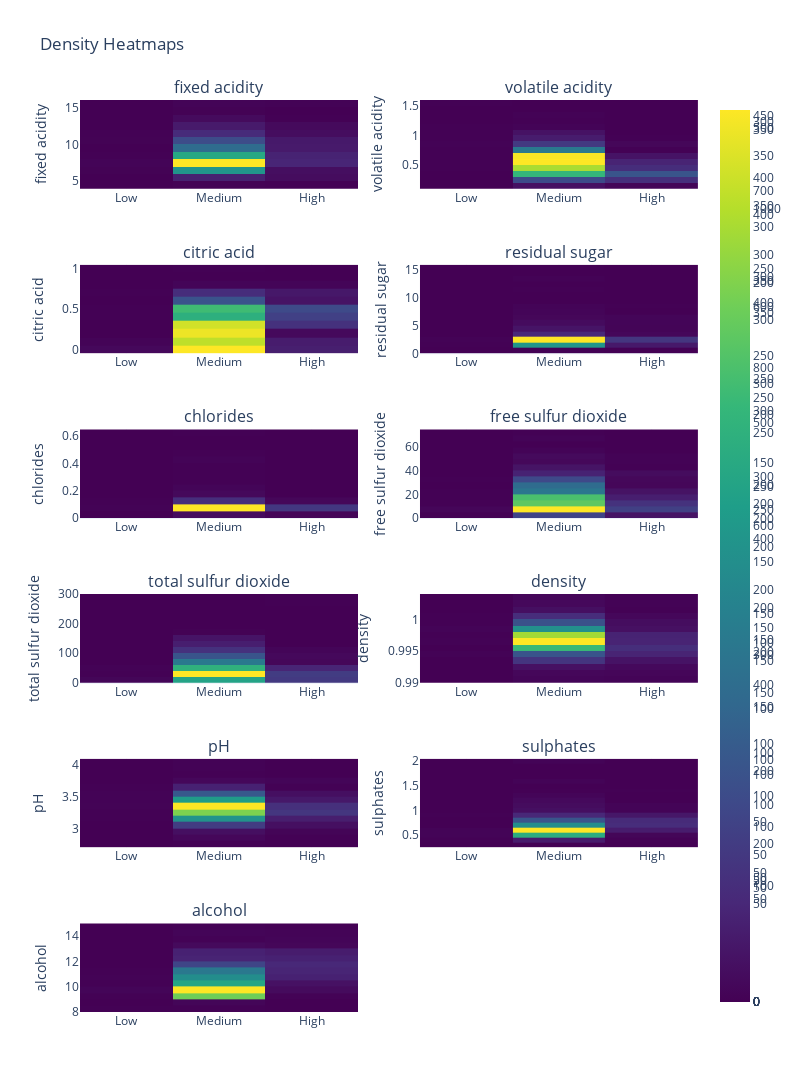

The notebook cell saved with this chart:
### Code cell
# Define the quality mapping dictionary
quality_mapping = {'Low': 1, 'Medium': 2, 'High': 3}

# Apply the quality mapping to create a new column 'quality_mapped'
df_quality_labeled['quality_mapped'] = df_quality_labeled['quality grade'].map(quality_mapping)

# Specify the column variables
column_variables = ['fixed acidity', 'volatile acidity', 'citric acid', 'residual sugar', 'chlorides',
                    'free sulfur dioxide', 'total sulfur dioxide', 'density', 'pH', 'sulphates', 'alcohol']

# Calculate the number of rows and columns for the subplot grid
num_rows = len(column_variables) // 2 + len(column_variables) % 2
num_cols = 2

# Create subplots
fig = sp.make_subplots(rows=num_rows, cols=num_cols, subplot_titles=column_variables)

# Initialize subplot position
row_pos = 1
col_pos = 1

# Iterate over the column variables and create density heatmaps
for column in column_variables:
    # Create the density heatmap for each column
    heatmap = go.Histogram2d(
        x=df_quality_labeled['quality_mapped'],
        y=df_quality_labeled[column],
        colorscale='Viridis',
        nbinsx=3,
        nbinsy=20,
        hovertemplate='Column: %{y}<extra></extra>'  # Exclude the "Quality Grade" from the hovertemplate
    )
    fig.add_trace(heatmap, row=row_pos, col=col_pos)

    # Update x-axis tick labels
    fig.update_xaxes(tickvals=[1, 2, 3], ticktext=['Low', 'Medium', 'High'], row=row_pos, col=col_pos)
    fig.update_yaxes(title_text=column, row=row_pos, col=col_pos)
    fig.update_layout(showlegend=False)

    # Update subplot position
    col_pos += 1
    if col_pos > num_cols:
        col_pos = 1
        row_pos += 1

# Update layout and show the plot
fig.update_layout(height=1500, width=800, title_text="Density Heatmaps", template = 'plotly_white')
fig.show()

### Figure 1 — Plotly figure (JSON) as saved in the notebook; plotly's stock layout.template omitted (floating-point values rounded to 4 significant figures; data arrays with more than 128 entries replaced by an {"elided": "..."} marker saying what was removed)
{"data": [{"colorscale": [[0, "#440154"], [0.1111, "#482878"], [0.2222, "#3e4989"], [0.3333, "#31688e"], [0.4444, "#26828e"], [0.5556, "#1f9e89"], [0.6667, "#35b779"], [0.7778, "#6ece58"], [0.8889, "#b5de2b"], [1, "#fde725"]], "hovertemplate": "Column: %{y}<extra></extra>", "nbinsx": 3, "nbinsy": 20, "type": "histogram2d", "x": {"elided": "1599 int values"}, "xaxis": "x", "y": {"elided": "1599 float values"}, "yaxis": "y"}, {"colorscale": [[0, "#440154"], [0.1111, "#482878"], [0.2222, "#3e4989"], [0.3333, "#31688e"], [0.4444, "#26828e"], [0.5556, "#1f9e89"], [0.6667, "#35b779"], [0.7778, "#6ece58"], [0.8889, "#b5de2b"], [1, "#fde725"]], "hovertemplate": "Column: %{y}<extra></extra>", "nbinsx": 3, "nbinsy": 20, "type": "histogram2d", "x": {"elided": "1599 int values"}, "xaxis": "x2", "y": {"elided": "1599 float values"}, "yaxis": "y2"}, {"colorscale": [[0, "#440154"], [0.1111, "#482878"], [0.2222, "#3e4989"], [0.3333, "#31688e"], [0.4444, "#26828e"], [0.5556, "#1f9e89"], [0.6667, "#35b779"], [0.7778, "#6ece58"], [0.8889, "#b5de2b"], [1, "#fde725"]], "hovertemplate": "Column: %{y}<extra></extra>", "nbinsx": 3, "nbinsy": 20, "type": "histogram2d", "x": {"elided": "1599 int values"}, "xaxis": "x3", "y": {"elided": "1599 float values"}, "yaxis": "y3"}, {"colorscale": [[0, "#440154"], [0.1111, "#482878"], [0.2222, "#3e4989"], [0.3333, "#31688e"], [0.4444, "#26828e"], [0.5556, "#1f9e89"], [0.6667, "#35b779"], [0.7778, "#6ece58"], [0.8889, "#b5de2b"], [1, "#fde725"]], "hovertemplate": "Column: %{y}<extra></extra>", "nbinsx": 3, "nbinsy": 20, "type": "histogram2d", "x": {"elided": "1599 int values"}, "xaxis": "x4", "y": {"elided": "1599 float values"}, "yaxis": "y4"}, {"colorscale": [[0, "#440154"], [0.1111, "#482878"], [0.2222, "#3e4989"], [0.3333, "#31688e"], [0.4444, "#26828e"], [0.5556, "#1f9e89"], [0.6667, "#35b779"], [0.7778, "#6ece58"], [0.8889, "#b5de2b"], [1, "#fde725"]], "hovertemplate": "Column: %{y}<extra></extra>", "nbinsx": 3, "nbinsy": 20, "type": "histogram2d", "x": {"elided": "1599 int values"}, "xaxis": "x5", "y": {"elided": "1599 float values"}, "yaxis": "y5"}, {"colorscale": [[0, "#440154"], [0.1111, "#482878"], [0.2222, "#3e4989"], [0.3333, "#31688e"], [0.4444, "#26828e"], [0.5556, "#1f9e89"], [0.6667, "#35b779"], [0.7778, "#6ece58"], [0.8889, "#b5de2b"], [1, "#fde725"]], "hovertemplate": "Column: %{y}<extra></extra>", "nbinsx": 3, "nbinsy": 20, "type": "histogram2d", "x": {"elided": "1599 int values"}, "xaxis": "x6", "y": {"elided": "1599 float values"}, "yaxis": "y6"}, {"colorscale": [[0, "#440154"], [0.1111, "#482878"], [0.2222, "#3e4989"], [0.3333, "#31688e"], [0.4444, "#26828e"], [0.5556, "#1f9e89"], [0.6667, "#35b779"], [0.7778, "#6ece58"], [0.8889, "#b5de2b"], [1, "#fde725"]], "hovertemplate": "Column: %{y}<extra></extra>", "nbinsx": 3, "nbinsy": 20, "type": "histogram2d", "x": {"elided": "1599 int values"}, "xaxis": "x7", "y": {"elided": "1599 float values"}, "yaxis": "y7"}, {"colorscale": [[0, "#440154"], [0.1111, "#482878"], [0.2222, "#3e4989"], [0.3333, "#31688e"], [0.4444, "#26828e"], [0.5556, "#1f9e89"], [0.6667, "#35b779"], [0.7778, "#6ece58"], [0.8889, "#b5de2b"], [1, "#fde725"]], "hovertemplate": "Column: %{y}<extra></extra>", "nbinsx": 3, "nbinsy": 20, "type": "histogram2d", "x": {"elided": "1599 int values"}, "xaxis": "x8", "y": {"elided": "1599 float values"}, "yaxis": "y8"}, {"colorscale": [[0, "#440154"], [0.1111, "#482878"], [0.2222, "#3e4989"], [0.3333, "#31688e"], [0.4444, "#26828e"], [0.5556, "#1f9e89"], [0.6667, "#35b779"], [0.7778, "#6ece58"], [0.8889, "#b5de2b"], [1, "#fde725"]], "hovertemplate": "Column: %{y}<extra></extra>", "nbinsx": 3, "nbinsy": 20, "type": "histogram2d", "x": {"elided": "1599 int values"}, "xaxis": "x9", "y": {"elided": "1599 float values"}, "yaxis": "y9"}, {"colorscale": [[0, "#440154"], [0.1111, "#482878"], [0.2222, "#3e4989"], [0.3333, "#31688e"], [0.4444, "#26828e"], [0.5556, "#1f9e89"], [0.6667, "#35b779"], [0.7778, "#6ece58"], [0.8889, "#b5de2b"], [1, "#fde725"]], "hovertemplate": "Column: %{y}<extra></extra>", "nbinsx": 3, "nbinsy": 20, "type": "histogram2d", "x": {"elided": "1599 int values"}, "xaxis": "x10", "y": {"elided": "1599 float values"}, "yaxis": "y10"}, {"colorscale": [[0, "#440154"], [0.1111, "#482878"], [0.2222, "#3e4989"], [0.3333, "#31688e"], [0.4444, "#26828e"], [0.5556, "#1f9e89"], [0.6667, "#35b779"], [0.7778, "#6ece58"], [0.8889, "#b5de2b"], [1, "#fde725"]], "hovertemplate": "Column: %{y}<extra></extra>", "nbinsx": 3, "nbinsy": 20, "type": "histogram2d", "x": {"elided": "1599 int values"}, "xaxis": "x11", "y": {"elided": "1599 float values"}, "yaxis": "y11"}], "layout": {"annotations": [{"font": {"size": 16}, "showarrow": false, "text": "fixed acidity", "x": 0.225, "xanchor": "center", "xref": "paper", "y": 1.0, "yanchor": "bottom", "yref": "paper"}, {"font": {"size": 16}, "showarrow": false, "text": "volatile acidity", "x": 0.775, "xanchor": "center", "xref": "paper", "y": 1.0, "yanchor": "bottom", "yref": "paper"}, {"font": {"size": 16}, "showarrow": false, "text": "citric acid", "x": 0.225, "xanchor": "center", "xref": "paper", "y": 0.8194, "yanchor": "bottom", "yref": "paper"}, {"font": {"size": 16}, "showarrow": false, "text": "residual sugar", "x": 0.775, "xanchor": "center", "xref": "paper", "y": 0.8194, "yanchor": "bottom", "yref": "paper"}, {"font": {"size": 16}, "showarrow": false, "text": "chlorides", "x": 0.225, "xanchor": "center", "xref": "paper", "y": 0.6389, "yanchor": "bottom", "yref": "paper"}, {"font": {"size": 16}, "showarrow": false, "text": "free sulfur dioxide", "x": 0.775, "xanchor": "center", "xref": "paper", "y": 0.6389, "yanchor": "bottom", "yref": "paper"}, {"font": {"size": 16}, "showarrow": false, "text": "total sulfur dioxide", "x": 0.225, "xanchor": "center", "xref": "paper", "y": 0.4583, "yanchor": "bottom", "yref": "paper"}, {"font": {"size": 16}, "showarrow": false, "text": "density", "x": 0.775, "xanchor": "center", "xref": "paper", "y": 0.4583, "yanchor": "bottom", "yref": "paper"}, {"font": {"size": 16}, "showarrow": false, "text": "pH", "x": 0.225, "xanchor": "center", "xref": "paper", "y": 0.2778, "yanchor": "bottom", "yref": "paper"}, {"font": {"size": 16}, "showarrow": false, "text": "sulphates", "x": 0.775, "xanchor": "center", "xref": "paper", "y": 0.2778, "yanchor": "bottom", "yref": "paper"}, {"font": {"size": 16}, "showarrow": false, "text": "alcohol", "x": 0.225, "xanchor": "center", "xref": "paper", "y": 0.09722, "yanchor": "bottom", "yref": "paper"}], "height": 1500, "showlegend": false, "title": {"text": "Density Heatmaps"}, "width": 800, "xaxis": {"anchor": "y", "domain": [0, 0.45], "ticktext": ["Low", "Medium", "High"], "tickvals": [1, 2, 3]}, "xaxis10": {"anchor": "y10", "domain": [0.55, 1], "ticktext": ["Low", "Medium", "High"], "tickvals": [1, 2, 3]}, "xaxis11": {"anchor": "y11", "domain": [0, 0.45], "ticktext": ["Low", "Medium", "High"], "tickvals": [1, 2, 3]}, "xaxis12": {"anchor": "y12", "domain": [0.55, 1]}, "xaxis2": {"anchor": "y2", "domain": [0.55, 1], "ticktext": ["Low", "Medium", "High"], "tickvals": [1, 2, 3]}, "xaxis3": {"anchor": "y3", "domain": [0, 0.45], "ticktext": ["Low", "Medium", "High"], "tickvals": [1, 2, 3]}, "xaxis4": {"anchor": "y4", "domain": [0.55, 1], "ticktext": ["Low", "Medium", "High"], "tickvals": [1, 2, 3]}, "xaxis5": {"anchor": "y5", "domain": [0, 0.45], "ticktext": ["Low", "Medium", "High"], "tickvals": [1, 2, 3]}, "xaxis6": {"anchor": "y6", "domain": [0.55, 1], "ticktext": ["Low", "Medium", "High"], "tickvals": [1, 2, 3]}, "xaxis7": {"anchor": "y7", "domain": [0, 0.45], "ticktext": ["Low", "Medium", "High"], "tickvals": [1, 2, 3]}, "xaxis8": {"anchor": "y8", "domain": [0.55, 1], "ticktext": ["Low", "Medium", "High"], "tickvals": [1, 2, 3]}, "xaxis9": {"anchor": "y9", "domain": [0, 0.45], "ticktext": ["Low", "Medium", "High"], "tickvals": [1, 2, 3]}, "yaxis": {"anchor": "x", "domain": [0.9028, 1.0], "title": {"text": "fixed acidity"}}, "yaxis10": {"anchor": "x10", "domain": [0.1806, 0.2778], "title": {"text": "sulphates"}}, "yaxis11": {"anchor": "x11", "domain": [0, 0.09722], "title": {"text": "alcohol"}}, "yaxis12": {"anchor": "x12", "domain": [0, 0.09722]}, "yaxis2": {"anchor": "x2", "domain": [0.9028, 1.0], "title": {"text": "volatile acidity"}}, "yaxis3": {"anchor": "x3", "domain": [0.7222, 0.8194], "title": {"text": "citric acid"}}, "yaxis4": {"anchor": "x4", "domain": [0.7222, 0.8194], "title": {"text": "residual sugar"}}, "yaxis5": {"anchor": "x5", "domain": [0.5417, 0.6389], "title": {"text": "chlorides"}}, "yaxis6": {"anchor": "x6", "domain": [0.5417, 0.6389], "title": {"text": "free sulfur dioxide"}}, "yaxis7": {"anchor": "x7", "domain": [0.3611, 0.4583], "title": {"text": "total sulfur dioxide"}}, "yaxis8": {"anchor": "x8", "domain": [0.3611, 0.4583], "title": {"text": "density"}}, "yaxis9": {"anchor": "x9", "domain": [0.1806, 0.2778], "title": {"text": "pH"}}}}
